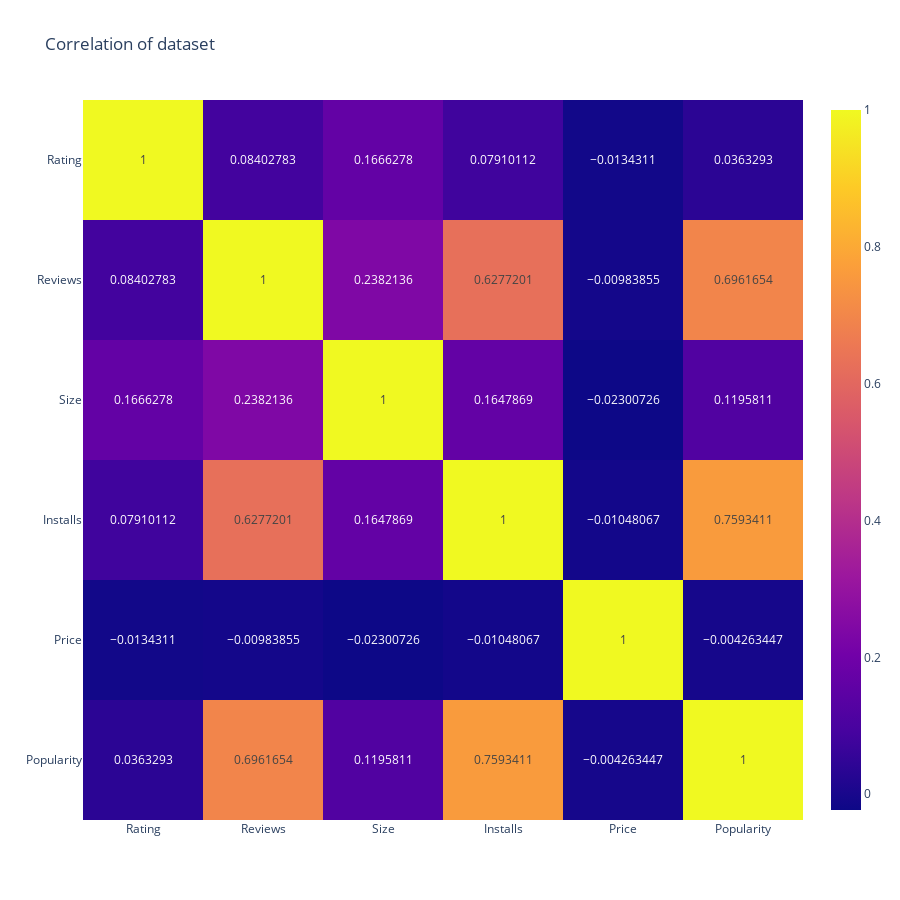

The code cell stored with this chart in its notebook:
### Markdown cell above
### Correlation of dataset

### Code cell
def compute_correlations_matrix(dataset):
    corr_df = dataset.corr(numeric_only=True)
    fig = px.imshow(corr_df, text_auto=True, width=900, height=900, title='Correlation of dataset')
    fig.show()
compute_correlations_matrix(df)

### Figure 1 — Plotly figure (JSON) as saved in the notebook; plotly's stock layout.template omitted (floating-point values rounded to 4 significant figures)
{"data": [{"coloraxis": "coloraxis", "hovertemplate": "x: %{x}<br>y: %{y}<br>color: %{z}<extra></extra>", "name": "0", "texttemplate": "%{z}", "type": "heatmap", "x": ["Rating", "Reviews", "Size", "Installs", "Price", "Popularity"], "xaxis": "x", "y": ["Rating", "Reviews", "Size", "Installs", "Price", "Popularity"], "yaxis": "y", "z": [[1, 0.08403, 0.1666, 0.0791, -0.01343, 0.03633], [0.08403, 1, 0.2382, 0.6277, -0.009839, 0.6962], [0.1666, 0.2382, 1, 0.1648, -0.02301, 0.1196], [0.0791, 0.6277, 0.1648, 1, -0.01048, 0.7593], [-0.01343, -0.009839, -0.02301, -0.01048, 1, -0.004263], [0.03633, 0.6962, 0.1196, 0.7593, -0.004263, 1]]}], "layout": {"coloraxis": {"colorscale": [[0, "#0d0887"], [0.1111, "#46039f"], [0.2222, "#7201a8"], [0.3333, "#9c179e"], [0.4444, "#bd3786"], [0.5556, "#d8576b"], [0.6667, "#ed7953"], [0.7778, "#fb9f3a"], [0.8889, "#fdca26"], [1, "#f0f921"]]}, "height": 900, "title": {"text": "Correlation of dataset"}, "width": 900, "xaxis": {"anchor": "y", "constrain": "domain", "domain": [0, 1], "scaleanchor": "y"}, "yaxis": {"anchor": "x", "autorange": "reversed", "constrain": "domain", "domain": [0, 1]}}}
